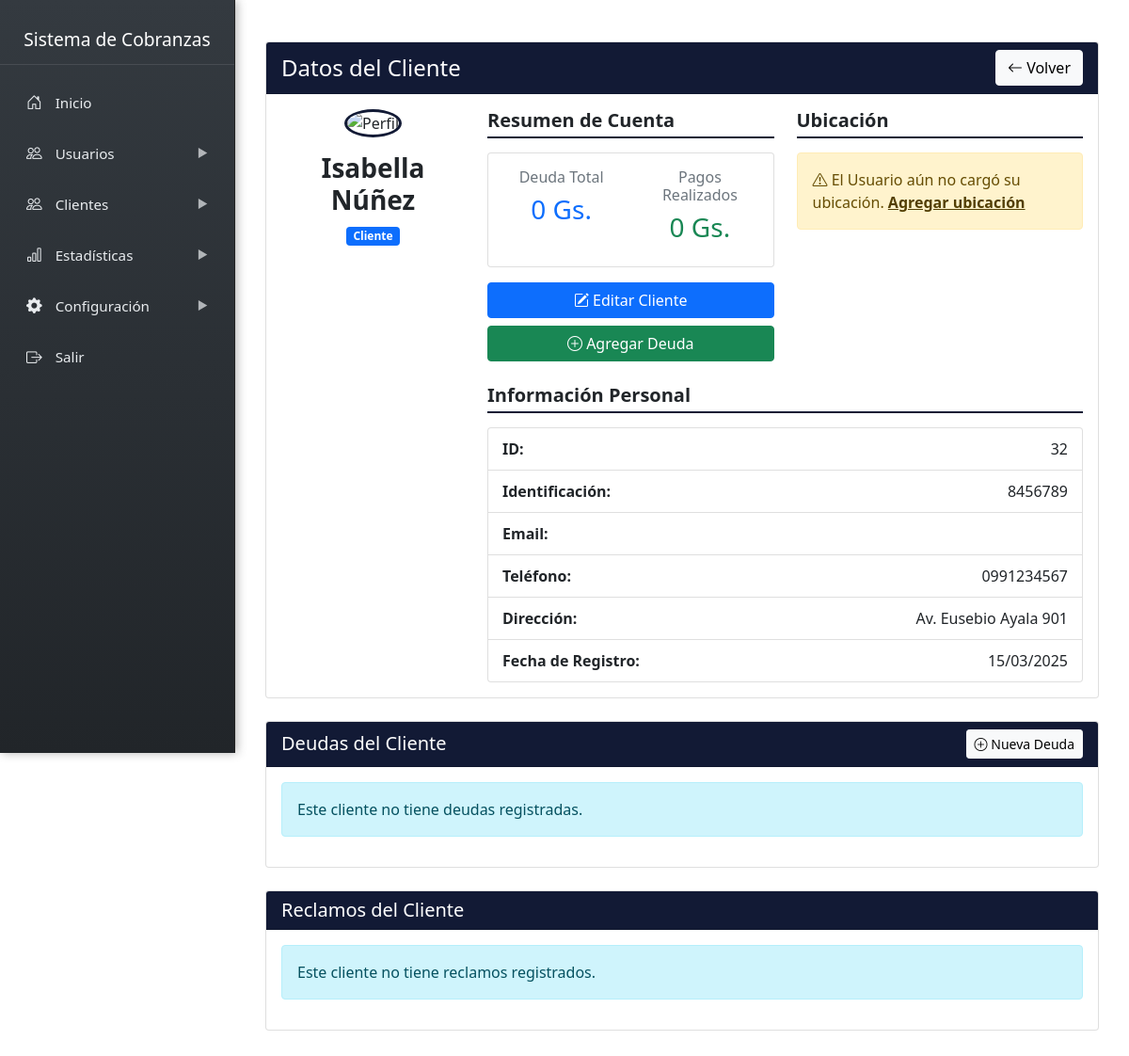
Before: /admin/sidebar/clientes/cliente_datos.php?id=32 with the older database file.
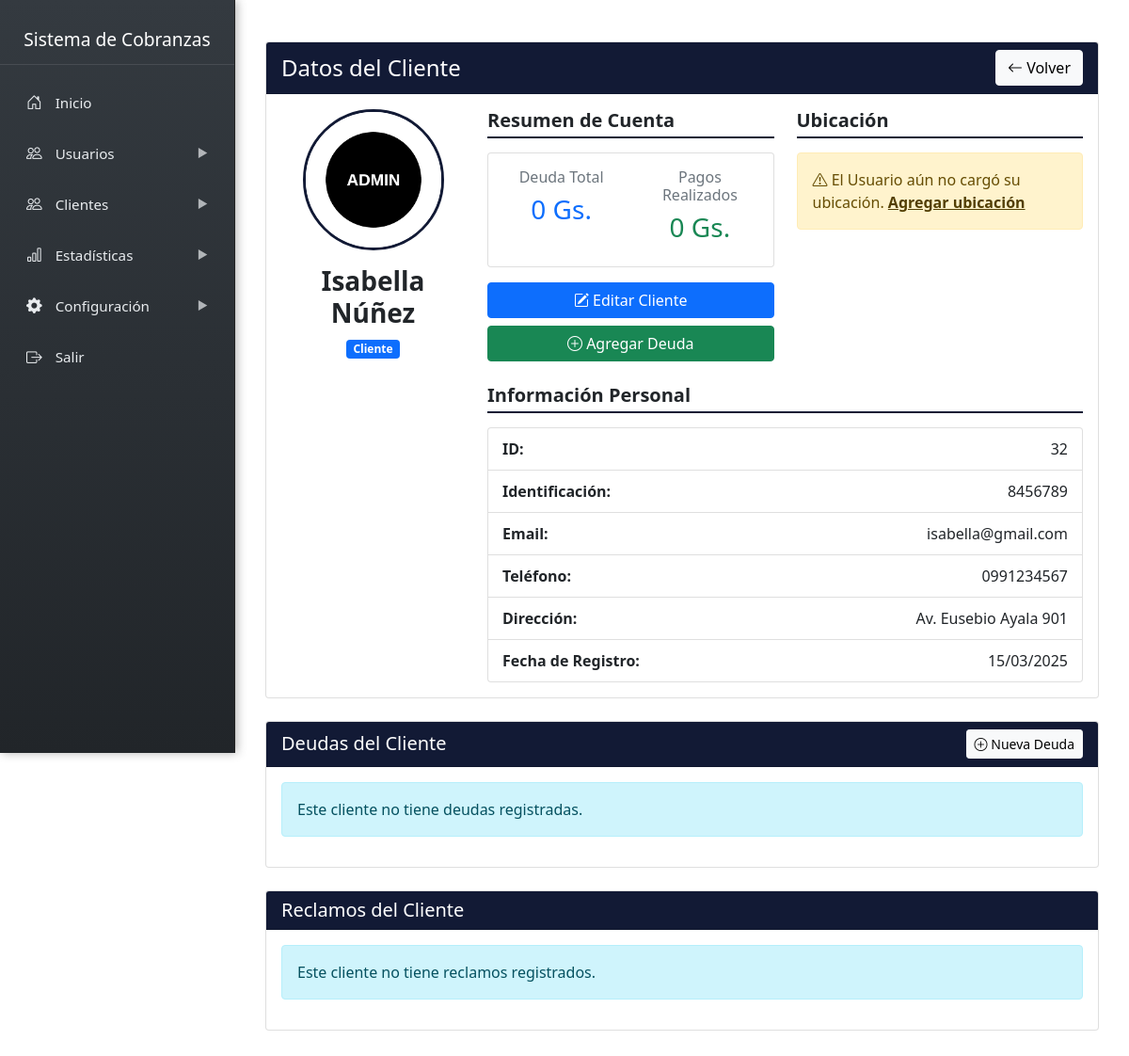
After: the same page with the newer database file.
### tables this page shows
CREATE TABLE `clientes` (
  `id` int NOT NULL,
  `nombre` varchar(200) NOT NULL,
  `identificacion` varchar(20) DEFAULT NULL,
  `direccion` text,
  `ubicacion_link` text,
  `telefono` varchar(20) DEFAULT NULL,
  `email` varchar(100) DEFAULT NULL,
  `created_at` timestamp NULL DEFAULT CURRENT_TIMESTAMP,
  `imagen` varchar(255) NOT NULL DEFAULT 'default.png',
  `password` varchar(255) DEFAULT NULL
);

### admin/sidebar/clientes/cliente_datos.php (the view, shortened to what the rows shown need)
<?php include '../../../admin/include/sidebar.php'; ?>
<link rel="stylesheet" href="https://unpkg.com/leaflet@1.7.1/dist/leaflet.css" />
<?php
require_once '../cnx.php';
$cliente_id = $_GET['id'];
$query = "SELECT c.*
          FROM clientes c
          WHERE c.id = ?";
$stmt = $conn->prepare($query);
$stmt->bind_param("i", $cliente_id);
$stmt->execute();
$result = $stmt->get_result();
$cliente = $result->fetch_assoc();
?>
<div class="content-wrapper">
    <div class="container mt-4">
        <div class="row">
            <div class="col-md-12 mb-4">
                <div class="card">
                    <div class="card-body">
                        <div class="row">
                            <div class="col-md-3 text-center">
                                <div class="profile-img-container mb-3">
                                    <?php if(!empty($cliente['imagen']) && $cliente['imagen'] != 'default.png'): ?>
                                        <img src="../../../uploads/profiles/<?php echo $cliente['imagen']; ?>"
                                             alt="Perfil"
                                             class="img-fluid rounded-circle profile-image"
                                             style="width: 150px; height: 150px; object-fit: cover; border: 3px solid #121a35;">
                                    <?php else: ?>
                                        <img src="../../../uploads/profiles/default.png"
                                             alt="Perfil"
                                             class="img-fluid rounded-circle profile-image"
                                             style="width: 150px; height: 150px; object-fit: cover; border: 3px solid #121a35;">
                                    <?php endif; ?>
                                </div>
                                <h3 class="cliente-nombre"><?php echo htmlspecialchars($cliente['nombre']); ?></h3>
                                <span class="badge bg-primary">Cliente</span>
                            </div>
                            <div class="col-md-9">
                                <div class="row mt-4">
                                    <div class="col-md-12">
                                        <ul class="list-group cliente-info-list">
                                            <li class="list-group-item d-flex justify-content-between">
                                                <strong>ID:</strong>
                                                <span><?php echo $cliente['id']; ?></span>
                                            </li>
                                            <li class="list-group-item d-flex justify-content-between">
                                                <strong>Identificación:</strong>
                                                <span><?php echo htmlspecialchars($cliente['identificacion']); ?></span>
                                            </li>
                                            <li class="list-group-item d-flex justify-content-between">
                                                <strong>Email:</strong>
                                                <span><?php echo !empty($cliente['email']) ? htmlspecialchars($cliente['email']) : ''; ?></span>
                                            </li>
                                            <li class="list-group-item d-flex justify-content-between">
                                                <strong>Teléfono:</strong>
                                                <span><?php echo htmlspecialchars($cliente['telefono']); ?></span>
                                            </li>
                                            <li class="list-group-item d-flex justify-content-between">
                                                <strong>Dirección:</strong>
                                                <span><?php echo htmlspecialchars($cliente['direccion']); ?></span>
                                            </li>
                                            <li class="list-group-item d-flex justify-content-between">
                                                <strong>Fecha de Registro:</strong>
                                                <span><?php echo date('d/m/Y', strtotime($cliente['created_at'])); ?></span>
                                            </li>
                                        </ul>
                                    </div>
                                </div>
                            </div>
                        </div>
                    </div>
                </div>
            </div>
        </div>
    </div>
</div>

Changed rows visible on the page:
changed clientes "Isabella Núñez": imagen: picture added; email (not shown) → "isabella@gmail.com"
